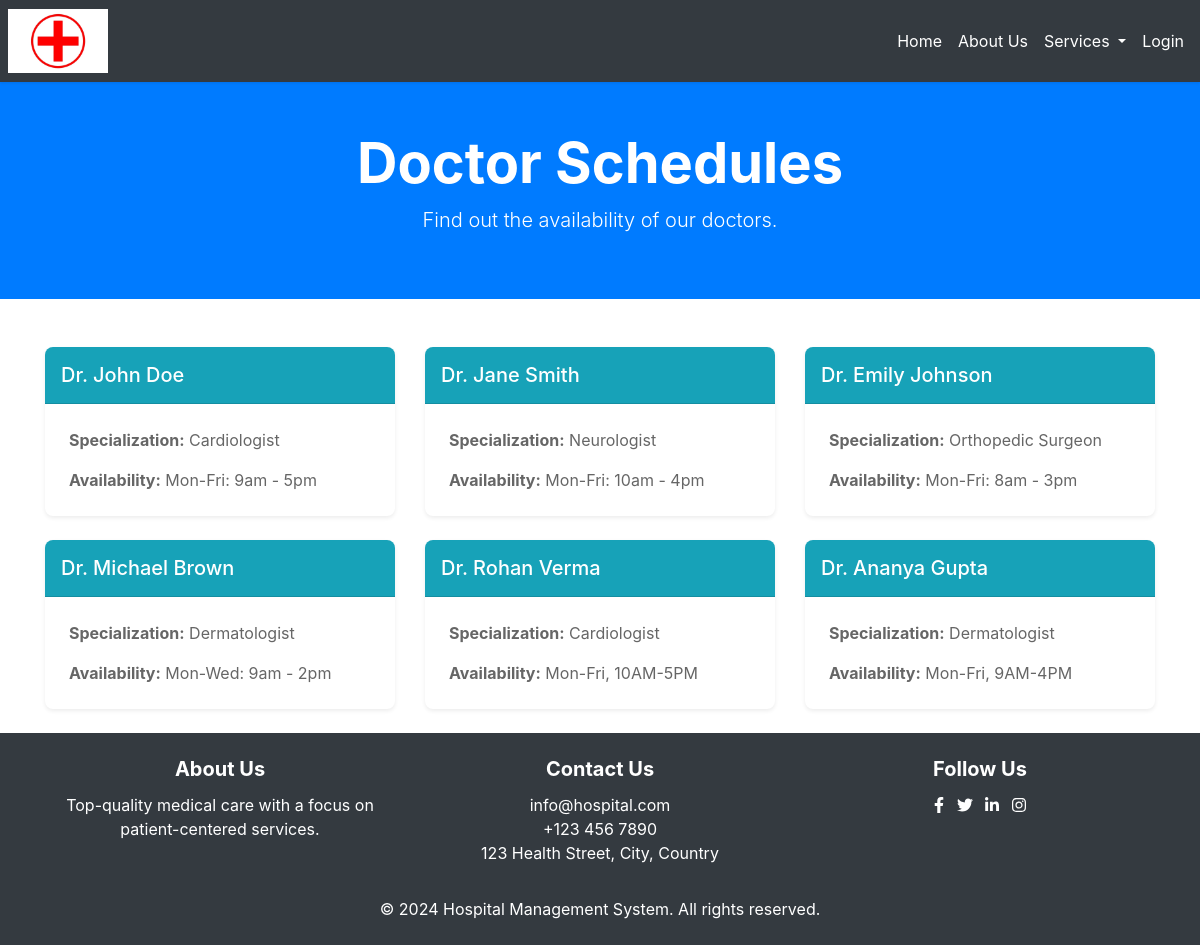
Screenshot of /doctor_schedule.php with the database file from the repository.
### tables this page shows
CREATE TABLE `doctors` (
  `id` int(11) NOT NULL,
  `name` varchar(255) NOT NULL,
  `specialization` varchar(255) NOT NULL,
  `email` varchar(255) NOT NULL,
  `phone` varchar(20) NOT NULL,
  `address` text DEFAULT NULL,
  `availability` text DEFAULT NULL,
  `qualification` text DEFAULT NULL,
  `profile_picture` varchar(255) DEFAULT NULL,
  `created_at` timestamp NOT NULL DEFAULT current_timestamp()
);

### doctor_schedule.php (the view, shortened to what this page needs)
<?php include('header.php'); ?>
<header class="bg-primary text-white text-center py-5">
    <div class="container">
        <h1 class="display-4 font-weight-bold">Doctor Schedules</h1>
        <p class="lead">Find out the availability of our doctors.</p>
    </div>
</header>
<main class="container mt-5">
    <div class="row">
        <?php
        include('db_connection.php');
        $query = "SELECT id, name, specialization, availability FROM doctors";
        $result = $conn->query($query);
        if ($result->num_rows > 0) {
            while ($row = $result->fetch_assoc()) {
                echo '<div class="col-md-4 mb-4">';
                echo '    <div class="card shadow-sm">';
                echo '        <div class="card-header bg-info text-white">';
                echo '            <h5 class="card-title">' . htmlspecialchars($row['name']) . '</h5>';
                echo '        </div>';
                echo '        <div class="card-body">';
                echo '            <p class="card-text"><strong>Specialization:</strong> ' . htmlspecialchars($row['specialization']) . '</p>';
                echo '            <p class="card-text"><strong>Availability:</strong> ' . htmlspecialchars($row['availability']) . '</p>';
                echo '        </div>';
                echo '    </div>';
                echo '</div>';
            }
        } else {
            echo '<div class="col-md-12 text-center">';
            echo '    <p>No schedules available at the moment.</p>';
            echo '</div>';
        }
        ?>
    </div>
</main>
<?php include('footer.php'); ?>

### styles.css (style rules this page uses)
.card { border: none; border-radius: 8px; overflow: hidden; transition: transform 0.3s, box-shadow 0.3s; }
.card-header { display: flex; align-items: center; background-color: #007bff; color: #fff; padding: 1rem; }
.card-body { padding: 1.5rem; }
.card-title { font-size: 1.25rem; margin-bottom: 0; }
.card-text { font-size: 1rem; color: #666; }
html, body { height: 100%; margin: 0; }
body { display: flex; flex-direction: column; }
main { flex: 1; }

### rows the page displays
doctors: name "Dr. John Doe", specialization "Cardiologist", availability "Mon-Fri: 9am - 5pm"
doctors: name "Dr. Jane Smith", specialization "Neurologist", availability "Mon-Fri: 10am - 4pm"
doctors: name "Dr. Emily Johnson", specialization "Orthopedic Surgeon", availability "Mon-Fri: 8am - 3pm"
doctors: name "Dr. Michael Brown", specialization "Dermatologist", availability "Mon-Wed: 9am - 2pm"
doctors: name "Dr. Rohan Verma", specialization "Cardiologist", availability "Mon-Fri, 10AM-5PM"
doctors: name "Dr. Ananya Gupta", specialization "Dermatologist", availability "Mon-Fri, 9AM-4PM"
